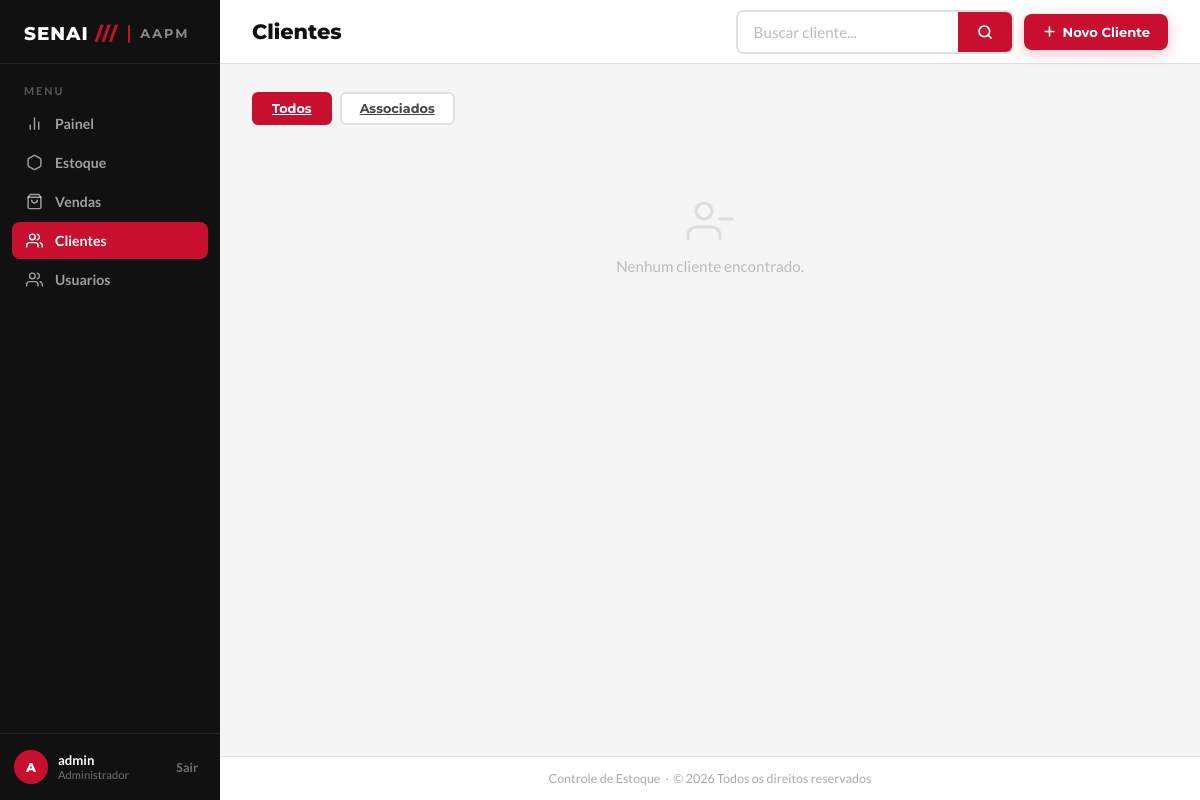
Page /clientes/ (signed in) on the earlier database version.
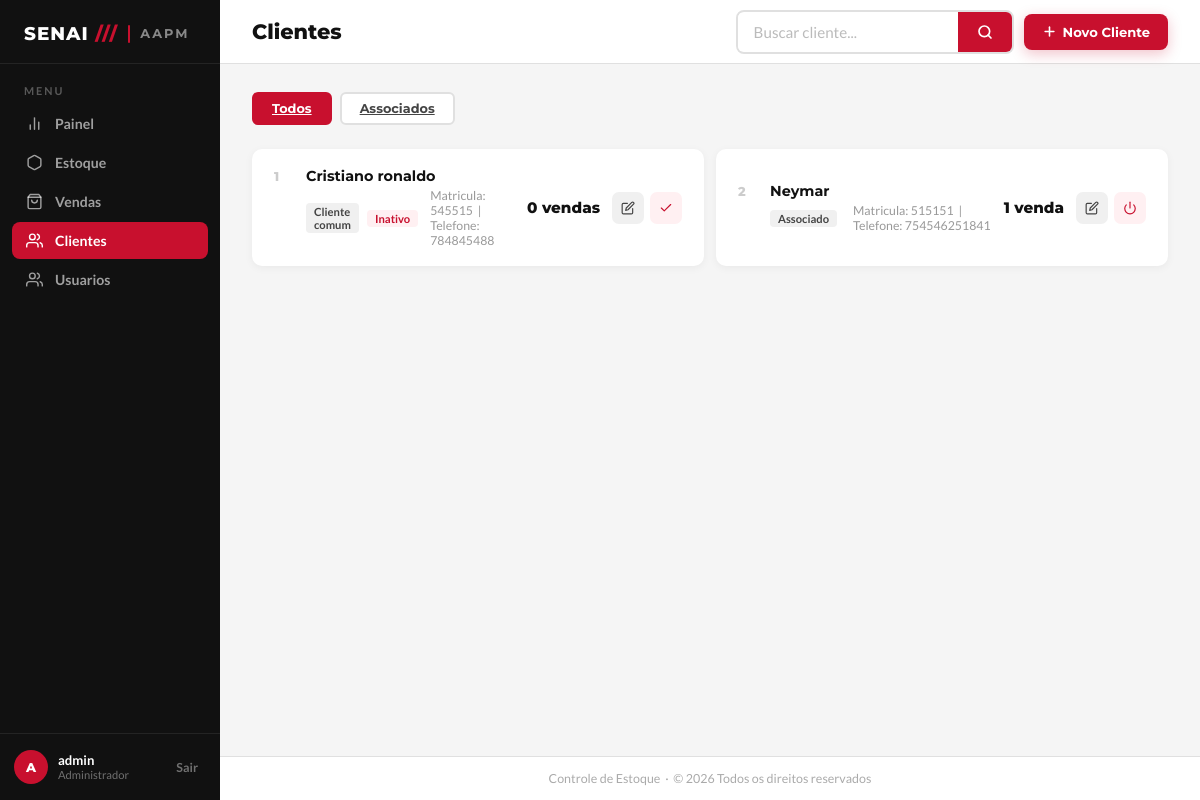
Same page on the later database version.
### app/models/cliente.py (models this page shows, shortened)
class Cliente(Base):
    __tablename__ = "clientes"
    id         = Column(Integer, primary_key=True, index=True)
    nome       = Column(String(150), nullable=False, index=True)
    matricula  = Column(String(50), nullable=True, unique=True)
    telefone   = Column(String(20), nullable=True)
    is_associado = Column(Boolean, default=False, nullable=False)
    ativo      = Column(Boolean, default=True)
    criado_em  = Column(DateTime, server_default=func.now())
    vendas = relationship("Venda", back_populates="cliente")

### app/controllers/cliente_controller.py (the view)
@router.get("/")
def listar_clientes(
    request: Request,
    busca: str = "",
    apenas_associados: bool = False,
    db: Session = Depends(get_db),
    admin = Depends(get_admin)
):
    query = db.query(Cliente)
    if busca:
        query = query.filter(
            Cliente.nome.ilike(f"%{busca}%") |
            Cliente.matricula.ilike(f"%{busca}%")
        )
    if apenas_associados:
        query = query.filter(Cliente.is_associado == True)
    clientes = query.order_by(Cliente.nome).all()
    total_associados = db.query(Cliente).filter(
        Cliente.is_associado == True,
        Cliente.ativo == True
    ).count()
    return templates.TemplateResponse(
        request,
        "clientes/index.html",
        {
            "request":           request,
            "usuario":           admin,
            "clientes":          clientes,
            "busca":             busca,
            "apenas_associados": apenas_associados,
            "total_associados":  total_associados,
        }
    )

### app/templates/clientes/index.html (shortened to what this page needs)
<!DOCTYPE html>
<html lang="pt-BR">
<head>
  <link rel="stylesheet" href="/static/css/clientes.css">
</head>
<body>
  <aside class="barra-lateral" id="barraLateral">
    <div class="barra-logo">
      <div>
        <div class="barra-logo-texto">SENAI <span>///</span></div>
      </div>
      <div class="barra-logo-separador"></div>
      <div class="barra-logo-sub">AAPM</div>
    </div>
    <div class="barra-menu-titulo">Menu</div>
    <ul class="barra-nav">
      <li>
        <a href="/">
          <svg viewBox="0 0 24 24">
            <line x1="18" y1="20" x2="18" y2="10" />
            <line x1="12" y1="20" x2="12" y2="4" />
            <line x1="6" y1="20" x2="6" y2="14" />
          </svg>
          Painel
        </a>
      </li>
      <li>
        <a href="/produtos/">
          <svg viewBox="0 0 24 24">
            <path
              d="M21 16V8a2 2 0 0 0-1-1.73l-7-4a2 2 0 0 0-2 0l-7 4A2 2 0 0 0 3 8v8a2 2 0 0 0 1 1.73l7 4a2 2 0 0 0 2 0l7-4A2 2 0 0 0 21 16z" />
          </svg>
          Estoque
        </a>
      </li>
      <li>
        <a href="/pdv/">
          <svg viewBox="0 0 24 24">
            <path d="M6 2L3 6v14a2 2 0 0 0 2 2h14a2 2 0 0 0 2-2V6l-3-4z" />
            <line x1="3" y1="6" x2="21" y2="6" />
            <path d="M16 10a4 4 0 0 1-8 0" />
          </svg>
          Vendas
        </a>
      </li>
      <li>
        <a href="/clientes/" class="ativo">
          <svg viewBox="0 0 24 24">
            <path d="M17 21v-2a4 4 0 0 0-4-4H5a4 4 0 0 0-4 4v2" />
            <circle cx="9" cy="7" r="4" />
            <path d="M23 21v-2a4 4 0 0 0-3-3.87" />
            <path d="M16 3.13a4 4 0 0 1 0 7.75" />
          </svg>
          Clientes
        </a>
      </li>
      <li>
        <a href="/usuarios/">
          <svg viewBox="0 0 24 24">
            <path d="M17 21v-2a4 4 0 0 0-4-4H5a4 4 0 0 0-4 4v2" />
            <circle cx="9" cy="7" r="4" />
            <path d="M23 21v-2a4 4 0 0 0-3-3.87" />
            <path d="M16 3.13a4 4 0 0 1 0 7.75" />
          </svg>
          Usuarios
        </a>
      </li>
    </ul>
    <div class="barra-rodape">
      <div class="barra-usuario">
        <div class="avatar-usuario">{{ usuario.nome[0] | upper if usuario else 'AD' }}</div>
        <div class="info-usuario">
          <strong>{{ usuario.nome if usuario else 'Usuario' }}</strong>
          <small>Administrador</small>
        </div>
      </div>
      <button class="btn-sair" onclick="window.location.href='/auth/logout'">
        Sair
      </button>
    </div>
  </aside>
  <div class="conteudo-principal">
    <header class="cabecalho-pagina">
      <h1>Clientes</h1>
      <div class="acoes-cabecalho">
        <form class="barra-busca" method="get" action="/clientes/">
          <input
            type="text"
            id="inputBusca"
            name="busca"
            value="{{ busca or '' }}"
            placeholder="Buscar cliente..."
          >
          <button class="btn-buscar" type="submit" title="Buscar">
            <svg viewBox="0 0 24 24">
              <circle cx="11" cy="11" r="8" />
              <line x1="21" y1="21" x2="16.65" y2="16.65" />
            </svg>
          </button>
        </form>
        <button class="btn-novo-cliente" type="button" onclick="abrirModalNovo()">
          <svg viewBox="0 0 24 24">
            <line x1="12" y1="5" x2="12" y2="19" />
            <line x1="5" y1="12" x2="19" y2="12" />
          </svg>
          Novo Cliente
        </button>
      </div>
    </header>
    <main class="area-conteudo">
      <div class="barra-filtros">
        <a class="btn-filtro {{ 'ativo' if not apenas_associados else '' }}" href="/clientes/">
          Todos
        </a>
        <a class="btn-filtro {{ 'ativo' if apenas_associados else '' }}" href="/clientes/?apenas_associados=true">
          Associados
        </a>
      </div>
      <div class="grade-produtos" id="gradeClientes">
        {% for c in clientes %}
        <div class="cartao-produto">
          <div class="produto-info">
            <div class="produto-numero">{{ loop.index }}</div>
            <div class="produto-detalhes">
              <h3>{{ c.nome }}</h3>
              <div class="produto-meta">
                <span>
                  {% if c.is_associado %}
                  <span class="tag-categoria">Associado</span>
                  {% else %}
                  <span class="tag-categoria">Cliente comum</span>
                  {% endif %}
                  {% if not c.ativo %}
                  <span class="tag-inativo">Inativo</span>
                  {% endif %}
                </span>
                <span>
                  Matricula: {{ c.matricula if c.matricula else 'Nao informada' }}
                  &nbsp;|&nbsp;
                  Telefone: {{ c.telefone if c.telefone else 'Nao informado' }}
                </span>
              </div>
            </div>
          </div>
          <div class="produto-direita">
            <div class="produto-preco">
              {{ c.vendas|length }} venda{{ 's' if c.vendas|length != 1 else '' }}
            </div>
            <div class="acoes-produto">
              <button
                class="btn-acao btn-editar"
                type="button"
                title="Editar"
                onclick='abrirModalEditar(
                  {{ c.id|tojson }},
                  {{ c.nome|tojson }},
                  {{ (c.matricula or "")|tojson }},
                  {{ (c.telefone or "")|tojson }},
                  {{ c.is_associado|tojson }}
                )'
              >
                <svg viewBox="0 0 24 24">
                  <path d="M11 4H4a2 2 0 0 0-2 2v14a2 2 0 0 0 2 2h14a2 2 0 0 0 2-2v-7" />
                  <path d="M18.5 2.5a2.121 2.121 0 0 1 3 3L12 15l-4 1 1-4 9.5-9.5z" />
                </svg>
              </button>
              <form action="/clientes/{{ c.id }}/toggle-ativo" method="post">
                <button class="btn-acao btn-excluir" type="submit" title="{{ 'Desativar' if c.ativo else 'Ativar' }}">
                  {% if c.ativo %}
                  <svg viewBox="0 0 24 24">
                    <path d="M18.36 6.64a9 9 0 1 1-12.73 0" />
                    <line x1="12" y1="2" x2="12" y2="12" />
                  </svg>
                  {% else %}
                  <svg viewBox="0 0 24 24">
                    <polyline points="20 6 9 17 4 12" />
                  </svg>
                  {% endif %}
                </button>
              </form>
            </div>
          </div>
        </div>
        {% endfor %}
        {% if not clientes %}
        <div class="estado-vazio">
          <svg viewBox="0 0 24 24">
            <path d="M17 21v-2a4 4 0 0 0-4-4H5a4 4 0 0 0-4 4v2" />
            <circle cx="9" cy="7" r="4" />
            <line x1="23" y1="11" x2="17" y2="11" />
          </svg>
          Nenhum cliente encontrado.
        </div>
        {% endif %}
      </div>
    </main>
    <footer class="rodape-admin">
      Controle de Estoque &nbsp;·&nbsp; © 2026 Todos os direitos reservados
    </footer>
  </div>
</body>
</html>

Differences in the rows shown:
added Cliente: nome "Cristiano ronaldo", is_associado "Cliente comum", ativo "Inativo", matricula "545515", telefone "784845488", vendas|length "0", vendas "s"
added Cliente: nome "Neymar", is_associado "Associado", matricula "515151", telefone "754546251841", vendas|length "1", ativo True (drawn)
Other differences:
text no longer shown: "Nenhum cliente encontrado."
